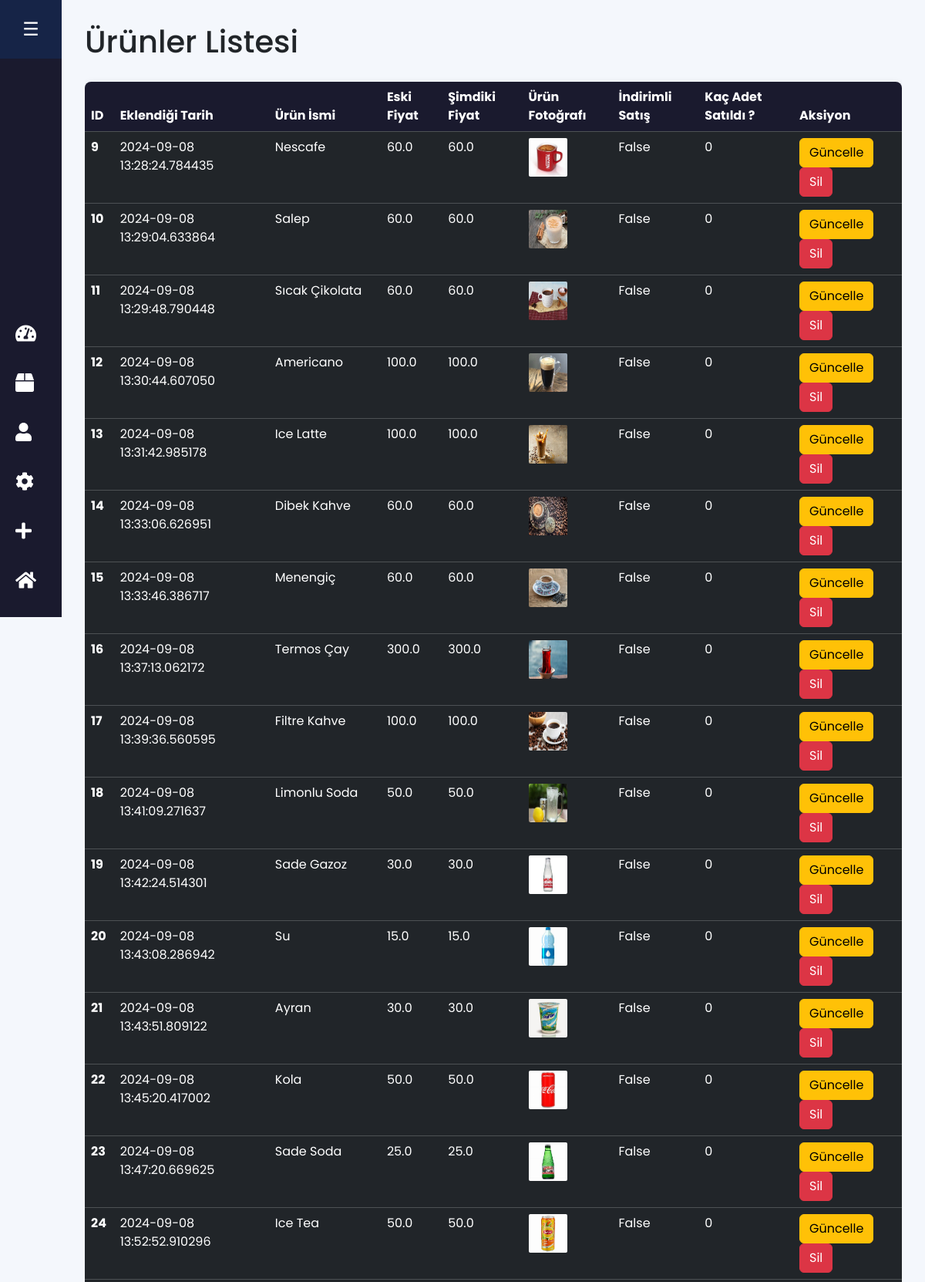
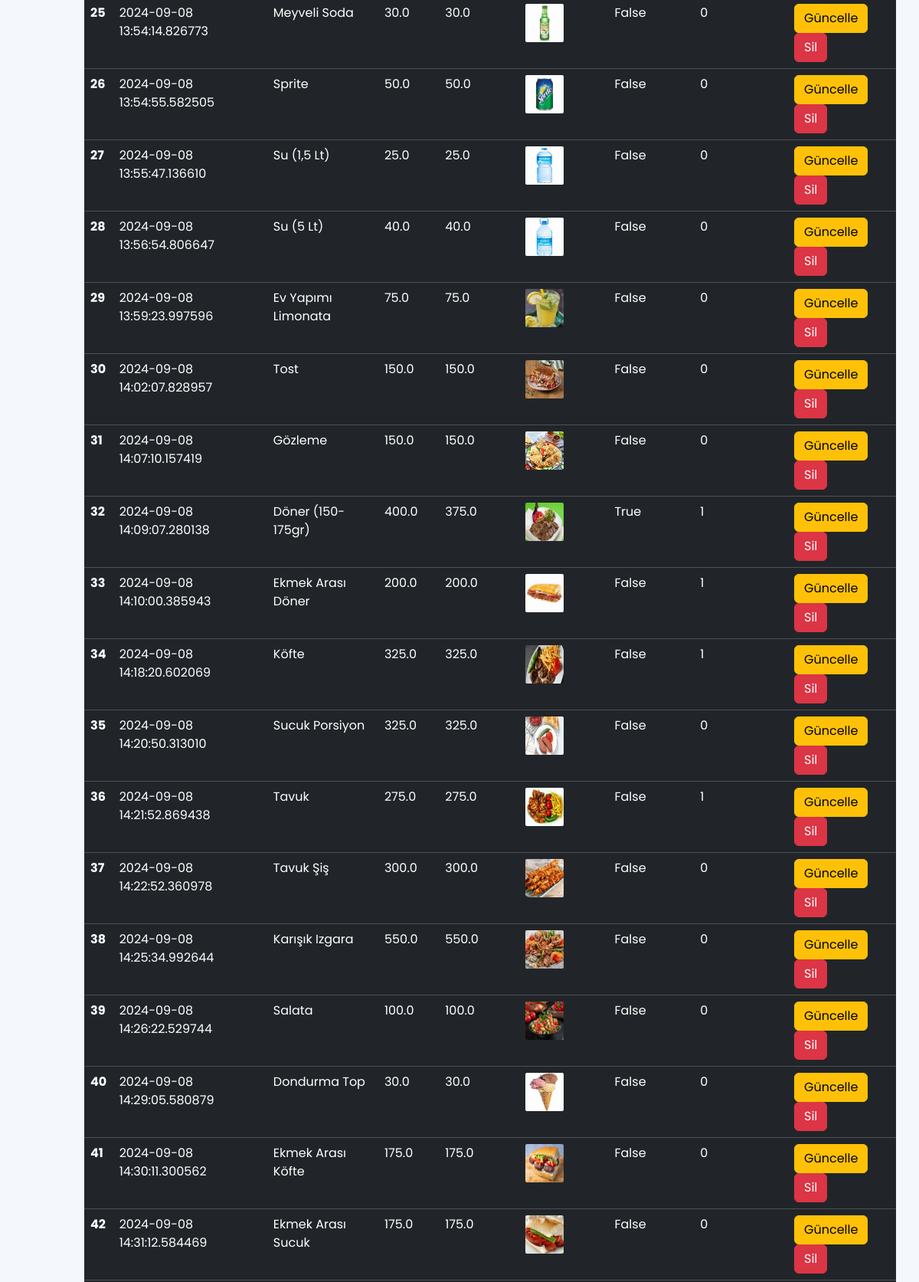
Page /shop-items (signed in, upper part) on the earlier database version (2 pictures, top to bottom).
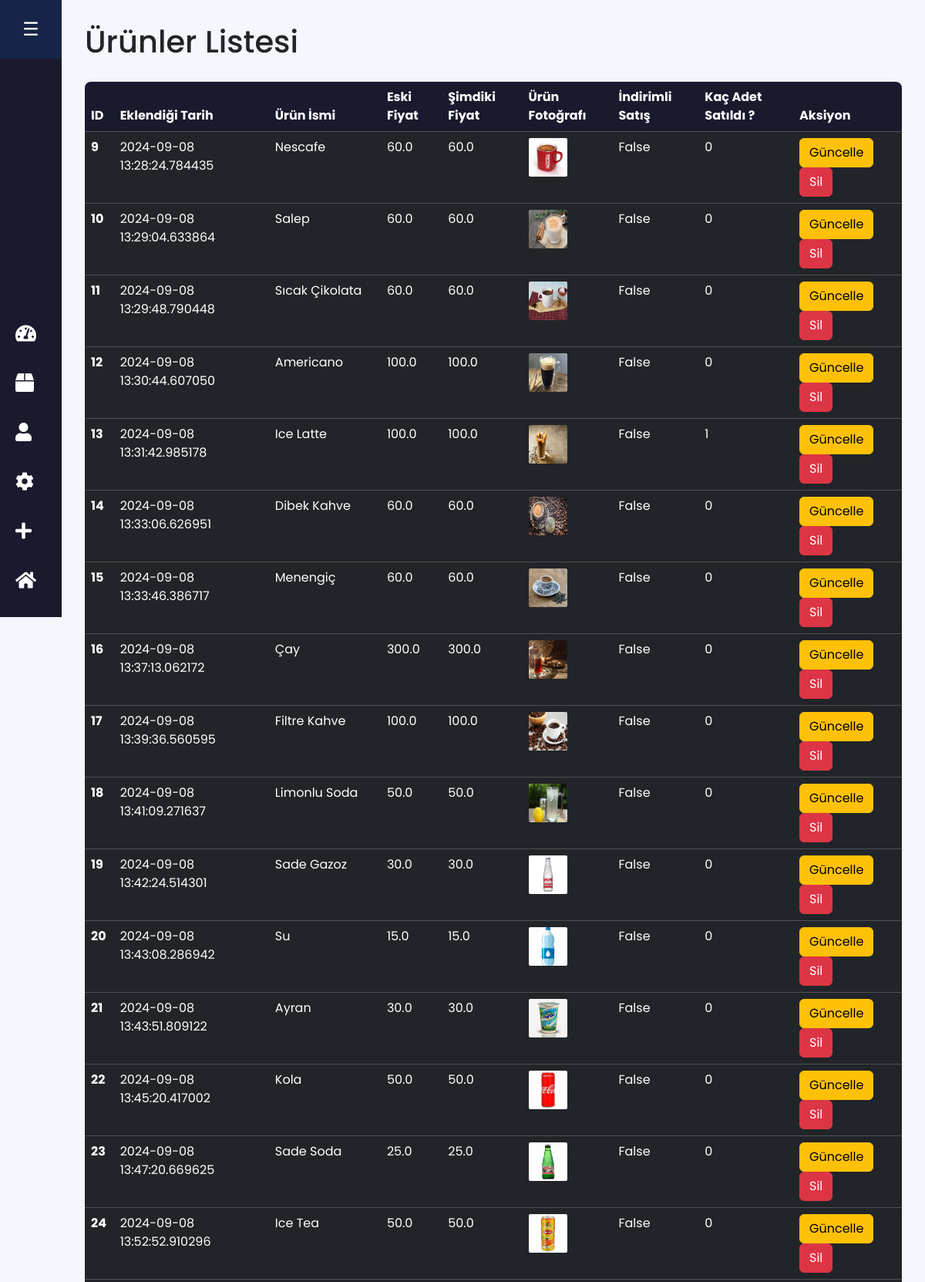
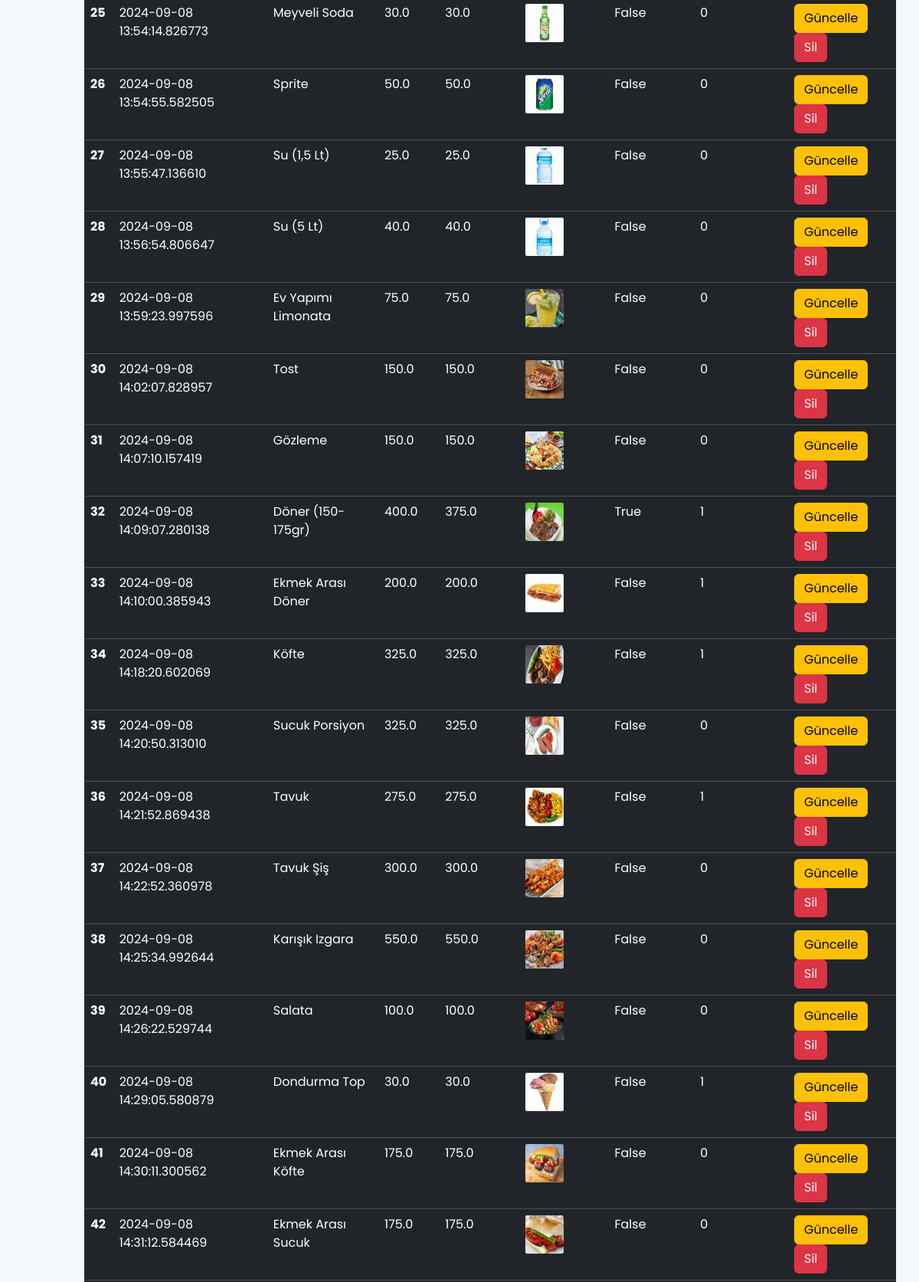
Same page on the later database version (2 pictures, top to bottom).
### website/models.py (models this page shows, shortened)
class Product(db.Model):
    id = db.Column(db.Integer, primary_key=True)
    product_name = db.Column(db.String(100), nullable=False)
    current_price = db.Column(db.Float, nullable=False)
    previous_price = db.Column(db.Float, nullable=False)
    in_stock = db.Column(db.Integer, nullable=False)
    product_picture = db.Column(db.String(1000), nullable=False)
    flash_sale = db.Column(db.Boolean, default=False)
    date_added = db.Column(db.DateTime, default=datetime.utcnow)
    salad = db.Column(db.Boolean, default=False)
    main = db.Column(db.Boolean, default=False)
    colddrink = db.Column(db.Boolean, default=False)
    hotdrink = db.Column(db.Boolean, default=False)
    desert = db.Column(db.Boolean, default=False)
    sneak = db.Column(db.Boolean, default=False)
    Solded = db.Column(db.Integer, default=0)
    carts = db.relationship('Cart', backref=db.backref('product', lazy=True))
    orders = db.relationship('Order', backref=db.backref('product', lazy=True))

### website/admin.py (the view)
@admin.route('/shop-items', methods=['GET', 'POST'])
@login_required
def shop_items():
    if current_user.id == 6:
        items = Product.query.order_by(Product.date_added).all()
        return render_template('shop_items.html', items=items)
    return render_template('404.html')

### website/templates/shop_items.html (shortened to what this page needs)
<!DOCTYPE html>
<html lang="tr">
<head>
    <link href="https://cdn.jsdelivr.net/npm/bootstrap@5.3.1/dist/css/bootstrap.min.css" rel="stylesheet">
    <link rel="stylesheet" href="https://cdnjs.cloudflare.com/ajax/libs/font-awesome/5.15.4/css/all.min.css">
</head>
<body>
    <div class="sidebar" id="sidebar">
        <div class="logo" id="logo">☰</div>
        <ul>
            <li>
                <a href="/dashboard" class="nav-link">
                    <i class="fas fa-tachometer-alt"></i>
                </a>
            </li>
            <li>
                <a href="/shop-items" class="nav-link">
                    <i class="fas fa-box"></i>
                </a>
            </li>
            <li>
                <a href="#" class="nav-link">
                    <i class="fas fa-user"></i>
                </a>
            </li>
            <li>
                <a href="/settings" class="nav-link">
                    <i class="fas fa-cog"></i>
                </a>
            </li>
            <li>
                <a href="/add-shop-items" class="nav-link">
                    <i class="fas fa-plus"></i>
                </a>
            </li>
            <li>
                <a href="/admin-page" class="nav-link">
                    <i class="fas fa-home"></i>
                </a>
            </li>
        </ul>
    </div>
    <div class="main-content" id="main-content">
        <h1>Ürünler Listesi</h1>
        <div class="table-responsive">
            {% if items | length < 1 %}
            <h3 style="color: black;">No Shop Items </h3>
            {% else %}
            <table class="table table-dark table-hover">
                <thead>
                    <tr>
                        <th scope="col">ID</th>
                        <th scope="col">Eklendiği Tarih</th>
                        <th scope="col">Ürün İsmi</th>
                        <th scope="col">Eski Fiyat</th>
                        <th scope="col">Şimdiki Fiyat</th>
                        <th scope="col">Ürün Fotoğrafı</th>
                        <th scope="col">İndirimli Satış</th>
                        <th scope="col">Kaç Adet Satıldı ?</th>
                        <th scope="col">Aksiyon</th>
                    </tr>
                </thead>
                <tbody>
                    {% for item in items %}
                    <tr>
                        <th scope="row">{{ item.id }}</th>
                        <td>{{ item.date_added }}</td>
                        <td>{{ item.product_name }}</td>
                        <td>{{ item.previous_price }}</td>
                        <td>{{ item.current_price }}</td>
                        <td><img src="{{ item.product_picture }}" alt="" style="height: 50px; width: 50px; border-radius: 2px;"></td>
                        <td>{{ item.flash_sale }}</td>
                        <td>{{ item.Solded }}</td>
                        <td>
                            <a href="/update-item/{{ item.id }}" class="btn btn-warning">Güncelle</a>
                            <a href="/delete-item/{{ item.id }}" class="btn btn-danger">Sil</a>
                        </td>
                    </tr>
                    {% endfor %}
                </tbody>
            </table>
            {% endif %}
        </div>
    </div>
</body>
</html>

Differences in the rows shown:
changed Product "Ice Latte": Solded "0" → "1"
changed Product id 16: product_name "Termos Çay" → "Çay"; product_picture: a different picture
changed Product "Dondurma Top": Solded "0" → "1"
